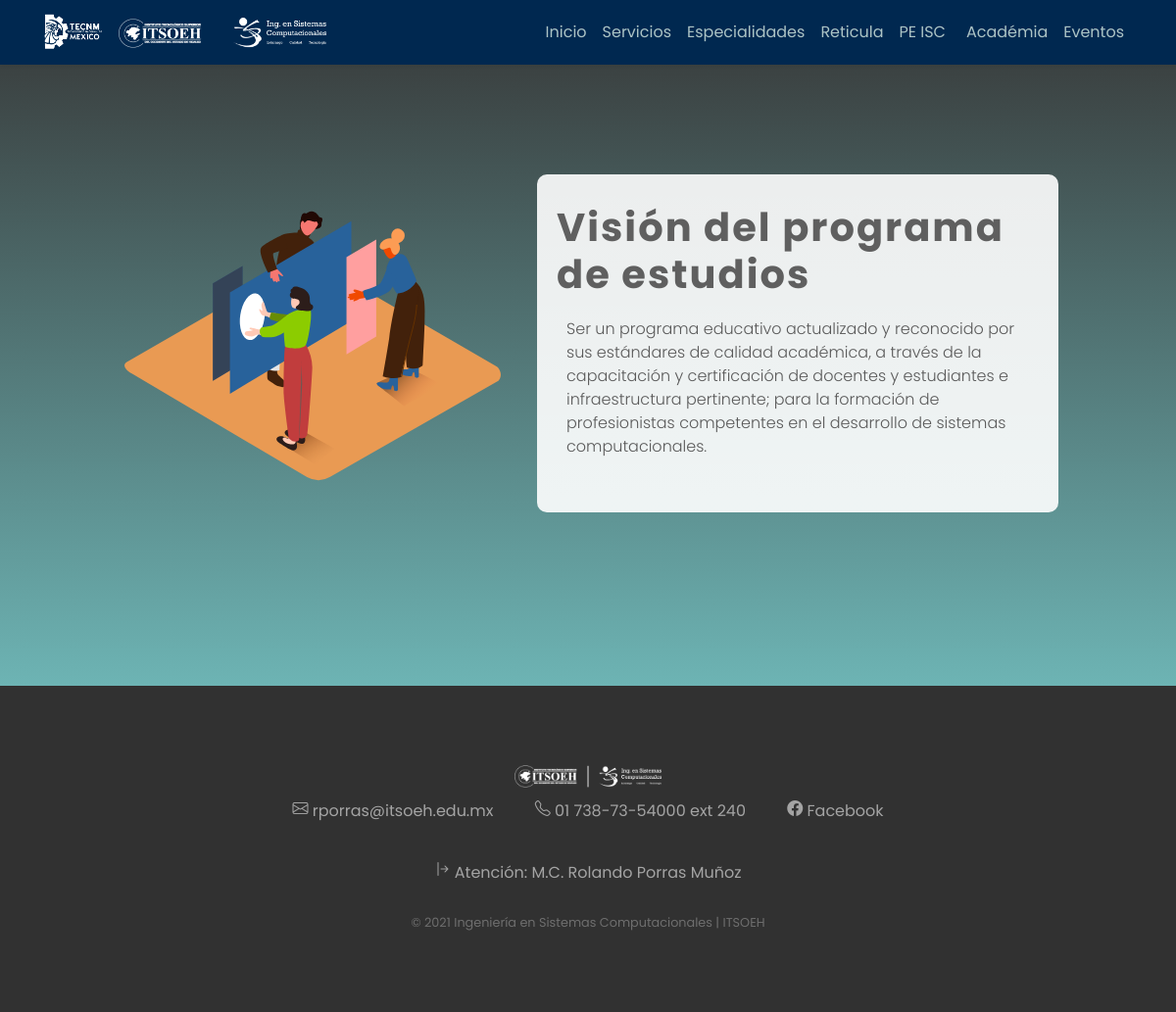
Page /peisic.php?pe=2 on the committed database.
### tables this page shows
CREATE TABLE `pe_isic` (
  `idpe_isic` int(11) NOT NULL,
  `idPETipo` int(11) DEFAULT NULL,
  `DescripcionPE` varchar(650) DEFAULT NULL
);

CREATE TABLE `tipo_pe` (
  `idtipo_PE` int(11) NOT NULL,
  `Nombre` varchar(45) DEFAULT NULL
);

### Controlador/Controlador.php (called while the page is built, shortened)
<?php
$con = conectar();
function getArea() {
    global $con;
    $stmt = $con->prepare("call isic.sp_area();");
    $stmt->execute();
    $stmt->bind_result($Nombre, $Horas);
    $i = 0;
    while ($stmt->fetch()) {
        $area[$i][0] = $Nombre;
        $area[$i][1] = $Horas;
        $i++;
    }
    return $area;
}
function getInv() {
    global $con;
    $stmt = $con->prepare("call isic.sp_lineaInvs();");
    $stmt->execute();
    $stmt->bind_result($temalinea, $Nombre, $GradoAcademico, $idDocente, $Docente, $CargoDocente, $Estado, $EstadoTema);
    $i = 0;
    while ($stmt->fetch()) {
        $inv[$i][0] = $temalinea;
        $inv[$i][1] = $Nombre;
        $inv[$i][2] = $GradoAcademico;
        $inv[$i][3] = $idDocente;
        $inv[$i][4] = $Docente;
        $inv[$i][5] = $CargoDocente;
        $inv[$i][6] = $Estado;
        $inv[$i][7] = $EstadoTema;
        $i++;
    }
    return $inv;
}
function getListEsp() {
    global $con;
    $stmt = $con->prepare("call isic.sp_especialidad_lista();");
    $stmt->execute();
    $stmt->bind_result($idespecialidad, $Nombre);
    $i = 0;
    while ($stmt->fetch()) {
        $listEsp[$i][0] = $idespecialidad;
        $listEsp[$i][1] = $Nombre;
        $i++;
    }
    return $listEsp;
}
function getListaPE() {
    global $con;
    $stmt = $con->prepare("call isic.sp_getListaPE();");
    $stmt->execute();
    $stmt->bind_result($idtipo_PE, $Nombre);
    $i = 0;
    while ($stmt->fetch()) {
        $listaPE[$i][0] = $idtipo_PE;
        $listaPE[$i][1] = $Nombre;
        $i++;
    }
    return $listaPE;
}
function getPEDescrip($pe) {
    global $con;
    $stmt = $con->prepare("call isic.sp_getPEDescrip(?);");
    $stmt->bind_param("i", $pe);
    $stmt->execute();
    $stmt->bind_result($idpe_isic, $Nombre, $DescripcionPE);
    $i = 0;
    while ($stmt->fetch()) {
        $PEDescrip[$i][0] = $idpe_isic;
        $PEDescrip[$i][1] = $Nombre;
        $PEDescrip[$i][2] = $DescripcionPE;
        $i++;
    }
    return $PEDescrip;
}

### peisic.php (the view)
<?php
include('head.php');
$getPEDescrip = getPEDescrip($_GET["pe"]);
?>
<div class="peisc">
    <section>
        <?php
            if ($_GET["pe"] != 6) {
                echo'<img src="img/peisc/'.$getPEDescrip[0][1].'.svg">';
            }
        ?>
        <div class="contenedor-texto">
            <?php
            echo '<h2>' . $getPEDescrip[0][1] . '</h2>';
            if ($_GET["pe"] >= 5) {
                echo '<p>';
                for ($i = 0; $i < sizeof($getPEDescrip); $i++) {
                    echo '<small><i class="bi bi-check2"></i>' . $getPEDescrip[$i][2] . '</small><br>';
                }
                echo '</p>';
            } else {
                echo '<p>' . $getPEDescrip[0][2] . ' </p>';
            }
            ?>
        </div>
    </section>
</div>
<?php include('footer.php'); ?>

### css/index.css (style rules this page uses)
*, *:after, *:before { margin: 0; padding: 0; box-sizing: border-box; -moz-box-sizing: border-box; -webkit-box-sizing: border-box; }
body { margin: 0; padding: 0; font-family: 'Poppins', sans-serif; }
.inicio #home .contenedor ul, p { margin: 0; }
.resumen .contacto h3,p { color: #494949; }
html { scroll-behavior: smooth; }

### css/peisc.css (style rules this page uses)
.peisc { margin: 0; padding: 0; box-sizing: border-box; }
.peisc section .contenedor-texto { background-image: linear-gradient(to left, hsla(0, 0%, 100%, 0.9), hsla(0, 0%, 100%, 0.9)); border-radius: 10px; padding: 30px 20px; width: 100%; top: 0; right: 0; left: 0; bottom: 0; overflow: hidden; }
.peisc section { padding: 0 120px; height: 700px; display: flex; justify-content: space-evenly; align-items: center; }
.peisc section:nth-child(1) { background-image: linear-gradient(to top,#6db4b4 0%, #363636 100%); }
.peisc section img { height: 300px; padding-right: 30px; animation: cambiar 3s none; }
.peisc section p { font-weight: 300; margin-bottom: 15px; color: #5a5a5a !important; animation: cambiar 3s none; }
.peisc section h2 { font-size: 2.5em; font-weight: 700; letter-spacing: 2px; margin-bottom: 10px; color: #5f5f5f !important; }

### css/organigrama.css (style rules this page uses)
:root { --level-1: #00c0b6; --level-2: #03afaf; --level-3: #108181; --level-4: #02598b; --black: black; }

### css/complementarias.css (style rules this page uses)
@media screen and (min-width: 360px) { .complementaria .resume-item .col-md-7 h4, p { text-align: center; padding: 10px; } }

### css/especialidad.css (style rules this page uses)
.especialidad .perfiles .resume-item span, h4, p { text-align: left; }

### rows in the picture
pe_isic: idPETipo.Nombre (picture), idPETipo.Nombre "Visión del programa de estudios", DescripcionPE "Ser un programa educativo actualizado y reconocido por sus estándares de calidad académica, a través de la capacitación y certificación de docentes y estudiantes e infraestructura pertinente; para la formación de profesionistas competentes en el desarrollo de sistemas computacionales."
